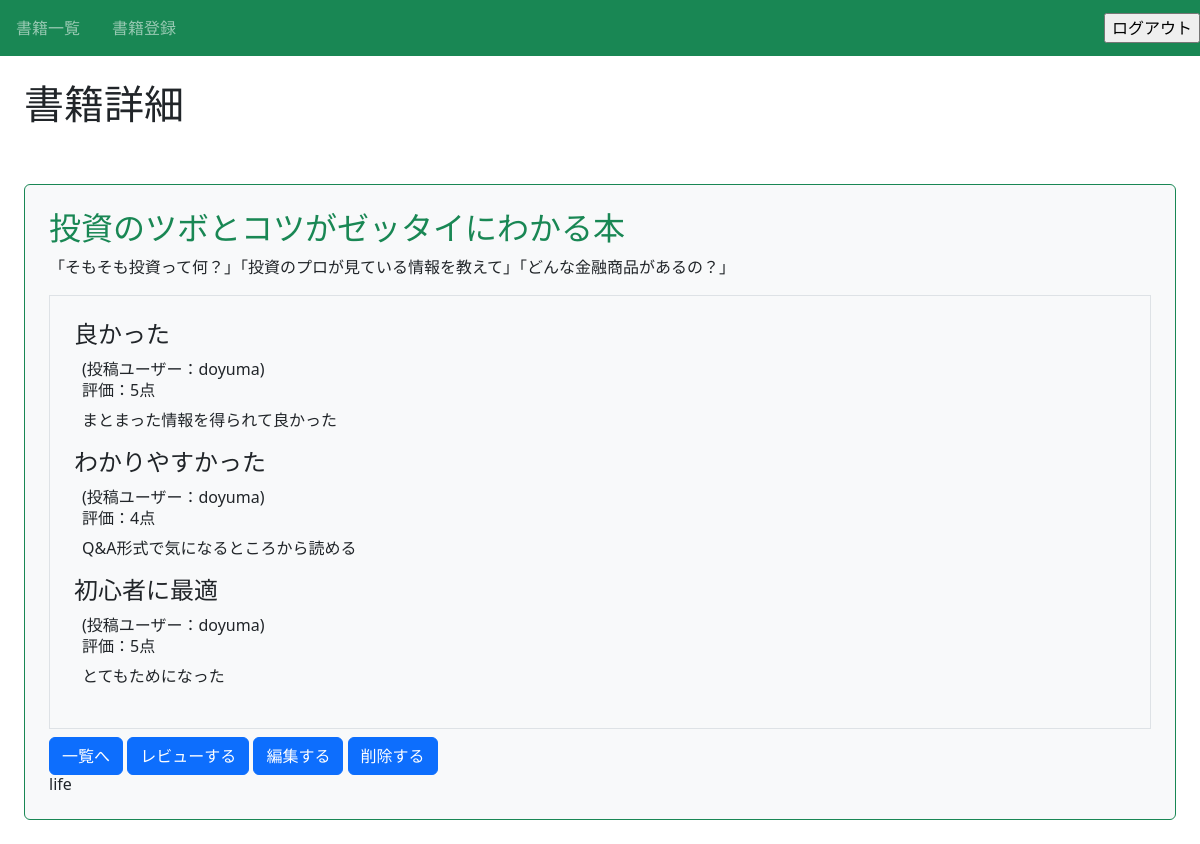
The app's page /book/7/detail/ (signed in) with its own data.
### book/models.py (models this page shows, shortened)
class Book(models.Model):
  title = models.CharField(max_length=100)
  text = models.TextField()
  thumbnail = models.ImageField(null=True, blank=True)
  category = models.CharField(
            max_length=100,
            choices = CATEGORY
          )
  user = models.ForeignKey('auth.User', on_delete=models.CASCADE)

class Review(models.Model):
  book = models.ForeignKey(Book, on_delete=models.CASCADE)
  title = models.CharField(max_length=100)
  text = models.TextField()
  rate = models.IntegerField(choices=RATE_CHOICES)
  user = models.ForeignKey('auth.User', on_delete=models.CASCADE)

### book/views.py (the view)
# urls.py: path('book/<int:pk>/detail/', views.DetailBookView.as_view(), name='detail-book'),
class DetailBookView(LoginRequiredMixin, DetailView):
  template_name = 'book/book_detail.html'
  model = Book

### book/templates/book/book_detail.html (shortened to what this page needs)
{% extends 'base.html' %}
{% block h1 %}書籍詳細{% endblock %}
{% block content %}
  <div class="p-4 m-4 bg-light border border-success rounded">
    <h2 class="text-success">{{ object.title }}</h2>
    <p>{{ object.text }}</p>
    <div class="border p-4 mb-2">
      {% for review in object.review_set.all %}
      <div>
        <h3 class="h4">{{ review.title }}</h3>
        <div class="px-2">
          <span>(投稿ユーザー：{{ review.user.username }})</span>
          <h6>評価：{{ review.rate }}点</h6>
          <p>{{ review.text }}</p>
        </div>
      </div>
      {% endfor %}
    </div>
    <a href="{% url 'list-book' %}" class="btn btn-primary">一覧へ</a>
    <a href="{% url 'review' object.pk %}" class="btn btn-primary">レビューする</a>
    <a href="{% url 'update-book' object.pk %}" class="btn btn-primary">編集する</a>
    <a href="{% url 'delete-book' object.pk %}" class="btn btn-primary">削除する</a>
    <h6 class="card-title">{{ object.category }}</h6>
  </div>
{% endblock content %}

### book/static/book/css/style.css (style rules this page uses)
a { text-decoration: none; }

### records on screen
Book: title "投資のツボとコツがゼッタイにわかる本", text "「そもそも投資って何？」「投資のプロが見ている情報を教えて」「どんな金融商品があるの？」", category "life"
Review: title "良かった", user.username "doyuma", rate "5", text "まとまった情報を得られて良かった"
Review: title "わかりやすかった", user.username "doyuma", rate "4", text "Q&A形式で気になるところから読める"
Review: title "初心者に最適", user.username "doyuma", rate "5", text "とてもためになった"
